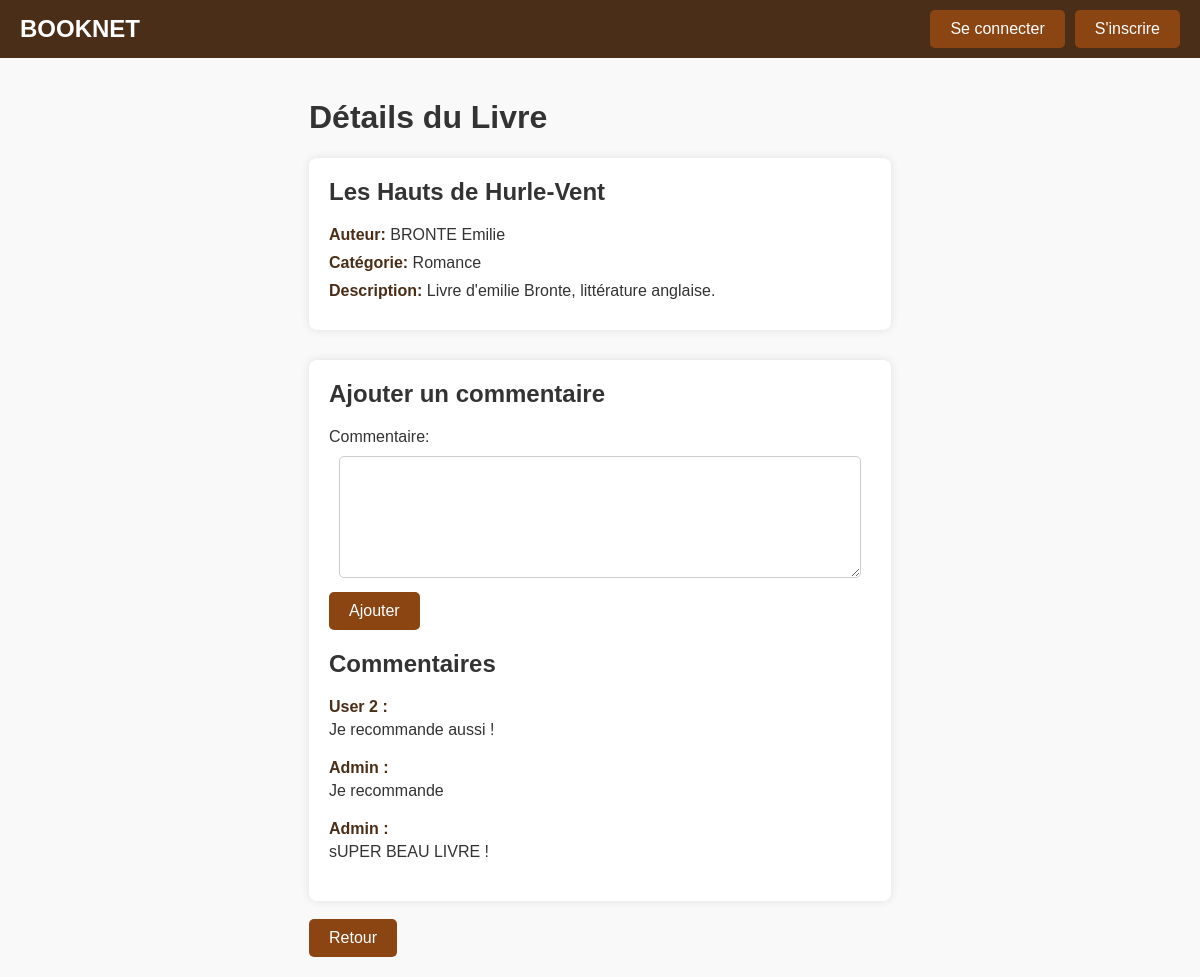
Page /details_livre.php?livreId=41 on the committed database.
### tables this page shows
CREATE TABLE `livres` (
  `id` int NOT NULL,
  `titre` varchar(255) NOT NULL,
  `annee_publication` int DEFAULT NULL,
  `description` varchar(10000) DEFAULT NULL,
  `utilisateur_id` int DEFAULT NULL,
  `auteur_id` int DEFAULT NULL,
  `categorie_id` int NOT NULL
);

CREATE TABLE `auteurs` (
  `id` int NOT NULL,
  `nom` varchar(255) NOT NULL,
  `prenom` varchar(255) NOT NULL
);

CREATE TABLE `categories` (
  `id` int NOT NULL,
  `libelle` varchar(50) NOT NULL
);

CREATE TABLE `commentaires` (
  `id` int NOT NULL,
  `livre_id` int DEFAULT NULL,
  `utilisateur_id` int DEFAULT NULL,
  `contenu` varchar(255) DEFAULT NULL
);

CREATE TABLE `utilisateurs` (
  `id` int NOT NULL,
  `nom_utilisateur` varchar(255) NOT NULL,
  `email` varchar(255) DEFAULT NULL,
  `mot_de_passe` varchar(255) NOT NULL,
  `role` enum('admin','user') NOT NULL DEFAULT 'user'
);

### details_livre.php (called while the page is built, shortened)
<?php
require_once 'config.php';
require_once 'controllers/DetailsLivreController.php';
$controller = new DetailsLivreController($connection);
$livreId = $_GET['livreId'];
$controller->afficherDetailsLivre($livreId);
?>

### models/Livre.php (called while the page is built, shortened)
<?php
class Livre
{
    private $connection;
    public function __construct($connection)
    {
        $this->connection = $connection;
    }
    public function getCommentairesLivre($livreId)
    {
        $query = "SELECT * FROM commentaires c
                INNER JOIN utilisateurs u ON u.id = c.utilisateur_id
            WHERE livre_id = :livreId";
        $statement = $this->connection->prepare($query);
        $statement->bindParam(':livreId', $livreId, PDO::PARAM_INT);
        $statement->execute();
        return $statement->fetchAll();
    }
    public function getDetailsLivre($livreId)
    {
        $query = "SELECT l.*, a.nom, a.prenom, ca.libelle AS categorie_libelle
                  FROM livres l
                  INNER JOIN auteurs a ON l.auteur_id = a.id
                  INNER JOIN categories ca ON ca.id = l.categorie_id
                  WHERE l.id = :livreId";
        $statement = $this->connection->prepare($query);
        $statement->bindParam(':livreId', $livreId, PDO::PARAM_INT);
        $statement->execute();
        return $statement->fetch(PDO::FETCH_ASSOC);
    }
}
?>

### views/details_livre.php (the view, shortened to what this page needs)
<!DOCTYPE html>
<html lang="fr">
<head>
    <link rel="stylesheet" href="/ProjetBibliothequePHP/public/css/styles.css">
</head>
<body>
<?php include 'header.php'; ?>
<main>
    <h1>Détails du Livre</h1>
    <?php if (isset($livre)) : ?>
        <section class="book-details">
            <h2><?php echo htmlspecialchars($livre['titre']); ?></h2>
            <p><strong>Auteur:</strong> <?php echo htmlspecialchars($livre['nom'] . ' ' . $livre['prenom']); ?></p>
            <p><strong>Catégorie:</strong> <?php echo htmlspecialchars($livre['categorie_libelle']); ?></p>
            <p><strong>Description:</strong> <?php echo nl2br(htmlspecialchars($livre['description'])); ?></p>
        </section>
        <section class="comment-section">
            <h2>Ajouter un commentaire</h2>
            <form method="POST" action="details_livre.php?livreId=<?php echo htmlspecialchars($livre['id']); ?>">
                <label for="contenu">Commentaire:</label>
                <br>
                <textarea name="contenu" id="contenu" required></textarea>
                <br>
                <button type="submit">Ajouter</button>
            </form>
            <h2>Commentaires</h2>
            <?php if (!empty($commentaires)) : ?>
                <?php foreach ($commentaires as $commentaire) : ?>
                    <div class="comment">
                        <p><strong><?php echo htmlspecialchars($commentaire['nom_utilisateur']); ?> :</strong></p>
                        <p><?php echo nl2br(htmlspecialchars($commentaire['contenu'])); ?></p>
                    </div>
                <?php endforeach; ?>
            <?php else : ?>
                <p>Aucun commentaire pour ce livre.</p>
            <?php endif; ?>
        </section>
    <?php else : ?>
        <p>Aucun livre trouvé.</p>
    <?php endif; ?>
    <br>
    <a href="/ProjetBibliothequePHP" class="button">Retour</a>
</main>
</body>
</html>

### public/css/styles.css (style rules this page uses)
body { font-family: Arial, sans-serif; margin: 0; padding: 0; background-color: #f9f9f9; color: #333; display: flex; flex-direction: column; min-height: 100vh; }
main { padding: 20px; max-width: 1000px; margin: auto; flex: 1; }
.button { background-color: #8B4513; color: white; padding: 10px 20px; text-decoration: none; border-radius: 5px; transition: background-color 0.3s ease; border: none; cursor: pointer; text-align: center; display: inline-block; }
.book-details { background: white; padding: 20px; border-radius: 8px; box-shadow: 0 0 10px rgba(0, 0, 0, 0.1); margin-bottom: 30px; }
.book-details h2 { margin-top: 0; }
.book-details p { margin: 10px 0; }
.book-details strong { color: #4b2e17; }
.comment-section { background: white; padding: 20px; border-radius: 8px; box-shadow: 0 0 10px rgba(0, 0, 0, 0.1); }
.comment-section h2 { margin-top: 0; }
.comment-section form { margin-bottom: 20px; }
.comment-section textarea { width: 500px; height: 100px; padding: 10px; margin: 10px; border: 1px solid #ccc; border-radius: 5px; font-size: 1em; margin-bottom: 10px; }
.comment-section button { background-color: #8B4513; color: white; padding: 10px 20px; border: none; border-radius: 5px; cursor: pointer; font-size: 1em; transition: background-color 0.3s ease; }
.comment { margin-bottom: 20px; }
.comment p { margin: 5px 0; }
.comment strong { color: #4b2e17; }

### rows in the picture
livres: titre "Les Hauts de Hurle-Vent", auteur.prenom "BRONTE Emilie", categorie.libelle "Romance", description "Livre d'emilie Bronte, littérature anglaise."
commentaires: utilisateur.nom_utilisateur "User 2", contenu "Je recommande aussi !"
commentaires: utilisateur.nom_utilisateur "Admin", contenu "Je recommande"
commentaires: utilisateur.nom_utilisateur "Admin", contenu "sUPER BEAU LIVRE !"
